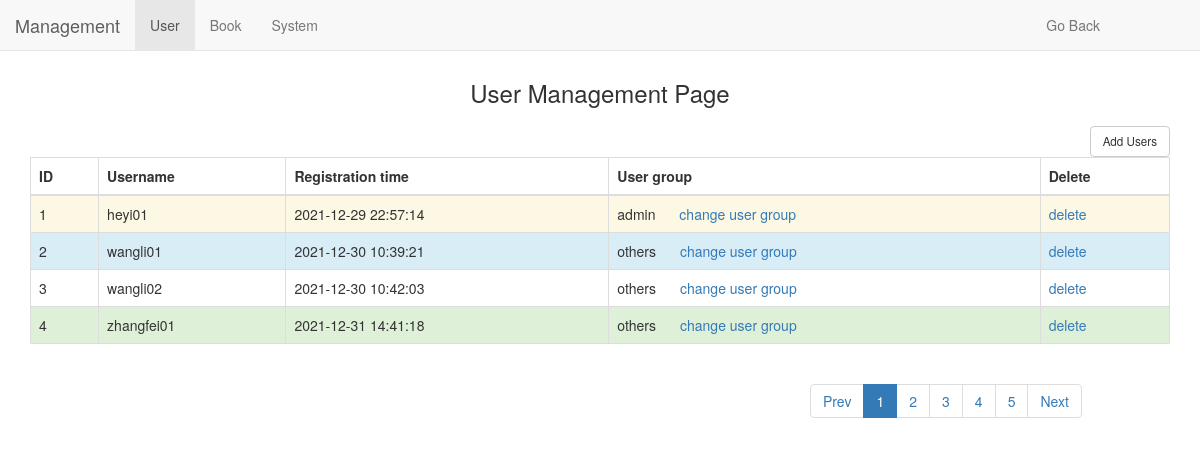
The app's page /management/user (signed in), older data.
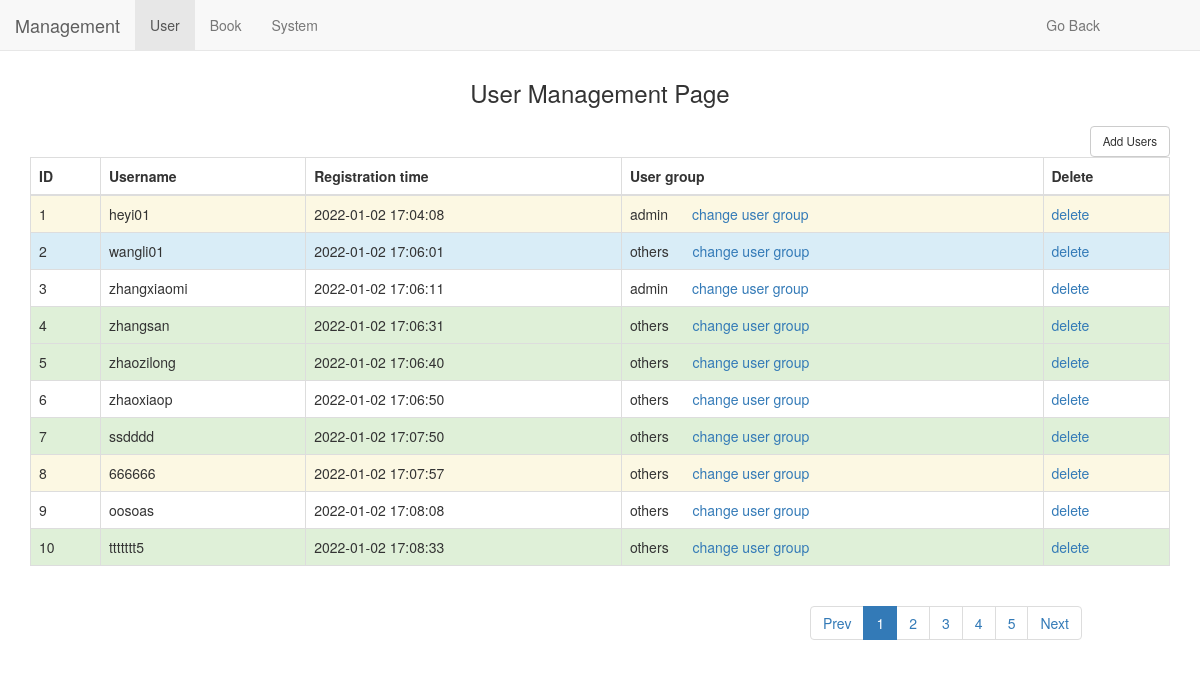
The same page, newer data.
### models.py (models this page shows, shortened)
class User(db.Model):
    username = db.Column(db.String(50),primary_key = True)
    hash_pwd = db.Column(db.String(100))
    salt = db.Column(db.String(100))
    group_id = db.Column(db.Integer)
    add_time = db.Column(db.String(50))

### app.py (the view)
@app.route("/management/user",methods = ['POST','GET'])
@login_required
@routing_permission_check
def user_mgr():
    form = UploadFileForms()
    if request.method == 'GET':
        dic1 = {'active1':'active','active2':'','active3':'','active4':'','active5':'','active_next':'','active_Prev':'','current_page_number':1}
        user_info = User.query.limit(10).all()
        user_list = []
        if len(user_info) ==0:
            user_list = []
        else:
            for userdata in user_info:
                user_list.append( userdata.__dict__)
            k = 0
            style_list = ['success','info','warning','error','']
            for j in user_list:
                k+=1
                del j['_sa_instance_state']
                del j['hash_pwd']
                del j['salt']
                j['id'] = k
                if j['group_id'] ==1:
                    del j['group_id']
                    j['group'] = 'admin'
                elif j['group_id'] == 2:
                    del j['group_id']
                    j['group'] = 'others'
                j['style'] = random.choice(style_list)
        return render_template('user.html',user_list = user_list,dic1 = dic1,form = form)

### decorator.py (called while the page is built)
def login_required(func):
    @wraps(func)
    def inner(*args, **kwargs):
        user_id = session.get('user_id')
        if not user_id:
            return jsonify({'error':'User not logged in'}
                           )
        else:
            g.user_id = user_id
            return func(*args, **kwargs)
    return inner

### templates/user.html (shortened to what this page needs)
<!DOCTYPE html>
<html>
<head>
	<link rel="stylesheet" href="/static/css/bootstrap.min.css">
</head>
<body>
    <div class="container">
        <div class="row clearfix">
            <div class="col-md-12 column">
                <nav class="navbar navbar-default navbar-fixed-top" role="navigation">
                    <div class="navbar-header">
                         <a class="navbar-brand" href="#">Management</a>
                    </div>
                    <ul class="nav navbar-nav">
						<li class="active" >
							 <a href="/management/user">User</a>
						</li>
						<li>
							 <a href="/management/book">Book</a>
						</li>
                        <li>
                            <a href="/management/system">System</a>
                        </li>
                    </ul>
                    <div class="collapse navbar-collapse" id="bs-example-navbar-collapse-1">
                        <ul class="nav navbar-nav navbar-right">
                            <li>
                                <a style="margin-right: 100px;" href="/home">Go Back</a>
                            </li>
                        </ul>
                    </div>
                </nav>
                <h3 style="margin-top: 80px;" class="text-center">
                    User Management Page
                </h3>
                <div style="float: left;" class="container">
                    <div class="row clearfix">
                        <div class="col-md-12 column">
                        </div>
                    </div>
                </div>
                <a id="modal-207274" href="#modal-container-207274" role="button" class="btn btn-default" style="float:right;font-size: smaller;" data-toggle="modal">Add Users</a>
                <table style="margin-top: 20px;" class="table table-bordered">
                    <thead>
                        <tr>
                            <th>
                                ID
                            </th>
                            <th>
                                Username
                            </th>
                            <th>
                                Registration time
                            </th>
                            <th>
                                User group
                            </th>
                            <th>
                                Delete
                            </th>
                        </tr>
                    </thead>
                    <tbody>
                        {% for item in user_list %}
                            <tr class="{{ item['style'] }}">
                                <td>
                                    {{ item['id'] }}
                                </td>
                                <td>
                                    {{ item['username'] }}
                                </td>
                                <td>
                                    {{ item['add_time'] }}
                                </td>
                                <td>
                                    {{ item['group'] }} <a style="margin-left: 20px;" href="/management/user/changegroup/{{ item['username'] }}/{{ item['group'] }}">change user group</a>
                                </td>
                                <td>
                                    <a href="/management/user/delete/{{ item['username'] }}">delete</a>
                                </td>
                            </tr>
                        {% endfor %}
                    </tbody>
                </table>
                <div class="row clearfix">
                    <div class="col-md-2 column">
                    </div>
                    <div class="col-md-6 column">
                    </div>
                    <div class="col-md-4 column">
                        <ul class="pagination">
                            <li class="{{ dic1['active_Prev'] }}">
                                {% if dic1['current_page_number'] <=2  %}
                                    <a href="/management/user/page/1">Prev</a>
                                {% else %}
                                    <a href="/management/user/page/{{ dic1['current_page_number']-1 }}">Prev</a>
                                {% endif %}
                               </li>
                            <li class="{{ dic1['active1'] }}">
                                 <a href="/management/user/page/1">1</a>
                            </li>
                            <li class="{{ dic1['active2'] }}">
                                 <a href="/management/user/page/2">2</a>
                            </li>
                            <li class="{{ dic1['active3'] }}">
                                 <a href="/management/user/page/3">3</a>
                            </li>
                            <li class="{{ dic1['active4'] }}">
                                 <a href="/management/user/page/4">4</a>
                            </li>
                            <li class="{{ dic1['active5'] }}">
                                 <a href="/management/user/page/5">5</a>
                            </li>
                            <li class="{{ dic1['active_next'] }}">
                                 <a href="/management/user/page/{{ dic1['current_page_number']+1 }}">Next</a>
                            </li>
                        </ul>
                    </div>
                </div>
            </div>
        </div>
    </div>
</body>
</html>

Row changes from the older to the newer data that the page shows:
removed User: id "3", username "wangli02", add_time "2021-12-30 10:42:03", group "others"
removed User: id "4", username "zhangfei01", add_time "2021-12-31 14:41:18", group "others"
changed User "heyi01": add_time "2021-12-29 22:57:14" → "2022-01-02 17:04:08"
changed User "wangli01": add_time "2021-12-30 10:39:21" → "2022-01-02 17:06:01"
added User: id "3", username "zhangxiaomi", add_time "2022-01-02 17:06:11", group "admin"
added User: id "4", username "zhangsan", add_time "2022-01-02 17:06:31", group "others"
added User: id "5", username "zhaozilong", add_time "2022-01-02 17:06:40", group "others"
added User: id "6", username "zhaoxiaop", add_time "2022-01-02 17:06:50", group "others"
added User: id "7", username "ssdddd", add_time "2022-01-02 17:07:50", group "others"
added User: id "8", username "666666", add_time "2022-01-02 17:07:57", group "others"
added User: id "9", username "oosoas", add_time "2022-01-02 17:08:08", group "others"
added User: id "10", username "ttttttt5", add_time "2022-01-02 17:08:33", group "others"
